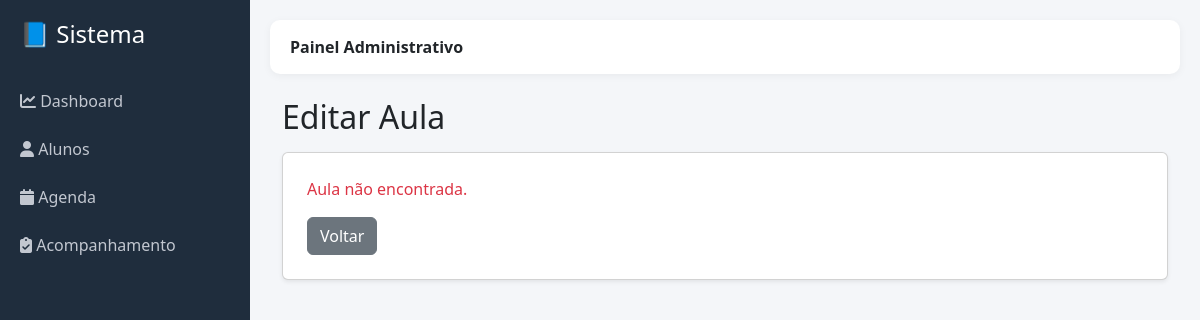
Before: /editar_aula/14 with the older database file.
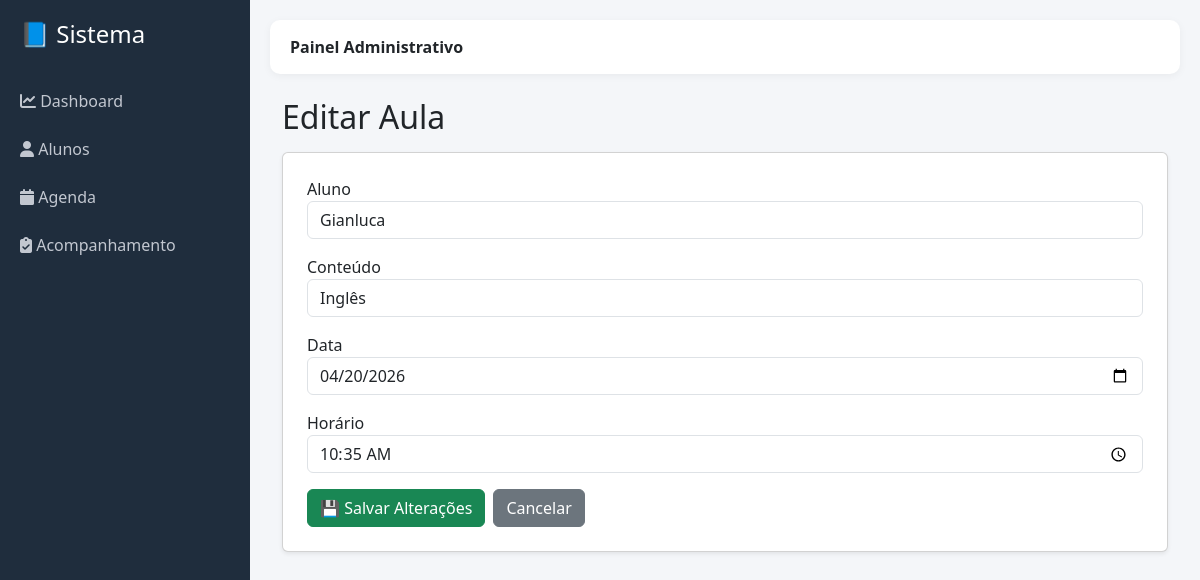
After: the same page with the newer database file.
### tables this page shows
CREATE TABLE aulas (
id INTEGER PRIMARY KEY AUTOINCREMENT,
aluno_id INTEGER,
conteudo_id INTEGER,
data TEXT,
horario TEXT,
observacoes TEXT
);

CREATE TABLE alunos (
id INTEGER PRIMARY KEY AUTOINCREMENT,
nome TEXT,
email TEXT,
telefone TEXT
);

CREATE TABLE conteudos (
id INTEGER PRIMARY KEY AUTOINCREMENT,
titulo TEXT,
descricao TEXT
);

### app.py (the view, shortened to what this page needs)
@app.route("/editar_aula/<int:id>", methods=["GET", "POST"])
def editar_aula(id):
    conn = conectar()
    aula = conn.execute("SELECT * FROM aulas WHERE id=?", (id,)).fetchone()
    alunos = conn.execute("SELECT id, nome FROM alunos").fetchall()
    conteudos = conn.execute("SELECT id, titulo FROM conteudos").fetchall()
    conn.close()
    return render_template("editar_aula.html",
                           aula=aula,
                           alunos=alunos,
                           conteudos=conteudos)

### app.py (called while the page is built)
def conectar():
    caminho = os.path.join(os.path.dirname(__file__), "database", "escola.db")
    conn = sqlite3.connect(caminho)
    conn.row_factory = sqlite3.Row
    return conn

### templates/editar_aula.html
{% extends "base.html" %}
{% block conteudo %}
<div class="container mt-4">
    <h2 class="mb-3">Editar Aula</h2>
    <div class="card p-4 shadow-sm">
        <form method="POST">
            {% if aula %}
            <div class="mb-3">
                <label>Aluno</label>
                <select name="aluno_id" class="form-control">
                    {% for aluno in alunos %}
                    <option value="{{ aluno['id'] }}"
                    {% if aluno['id'] == aula['aluno_id'] %} selected {% endif %}>
                        {{ aluno['nome'] }}
                    </option>
                    {% endfor %}
                </select>
            </div>
            <div class="mb-3">
                <label>Conteúdo</label>
                <select name="conteudo_id" class="form-control">
                    {% for conteudo in conteudos %}
                    <option value="{{ conteudo['id'] }}"
                    {% if conteudo['id'] == aula['conteudo_id'] %} selected {% endif %}>
                        {{ conteudo['titulo'] }}
                    </option>
                    {% endfor %}
                </select>
            </div>
            <div class="mb-3">
                <label>Data</label>
                <input type="date" name="data" class="form-control"
                       value="{{ aula['data'] }}">
            </div>
            <div class="mb-3">
                <label>Horário</label>
                <input type="time" name="horario" class="form-control"
                       value="{{ aula['horario'] }}">
            </div>
            <div class="d-flex gap-2">
                <button class="btn btn-success">
                    💾 Salvar Alterações
                </button>
                <a href="/agenda" class="btn btn-secondary">
                    Cancelar
                </a>
            </div>
            {% else %}
            <p class="text-danger">Aula não encontrada.</p>
            <a href="/agenda" class="btn btn-secondary">Voltar</a>
            {% endif %}
        </form>
    </div>
</div>
{% endblock %}

Changed rows visible on the page:
added aulas: aluno_id "Gianluca", conteudo_id "Inglês", data "04/20/2026", horario "10:35"
Other visible differences:
text no longer shown: "Aula não encontrada. Voltar"
text now shown: "Aluno Conteúdo Data Horário 💾 Salvar Alterações Cancelar"
